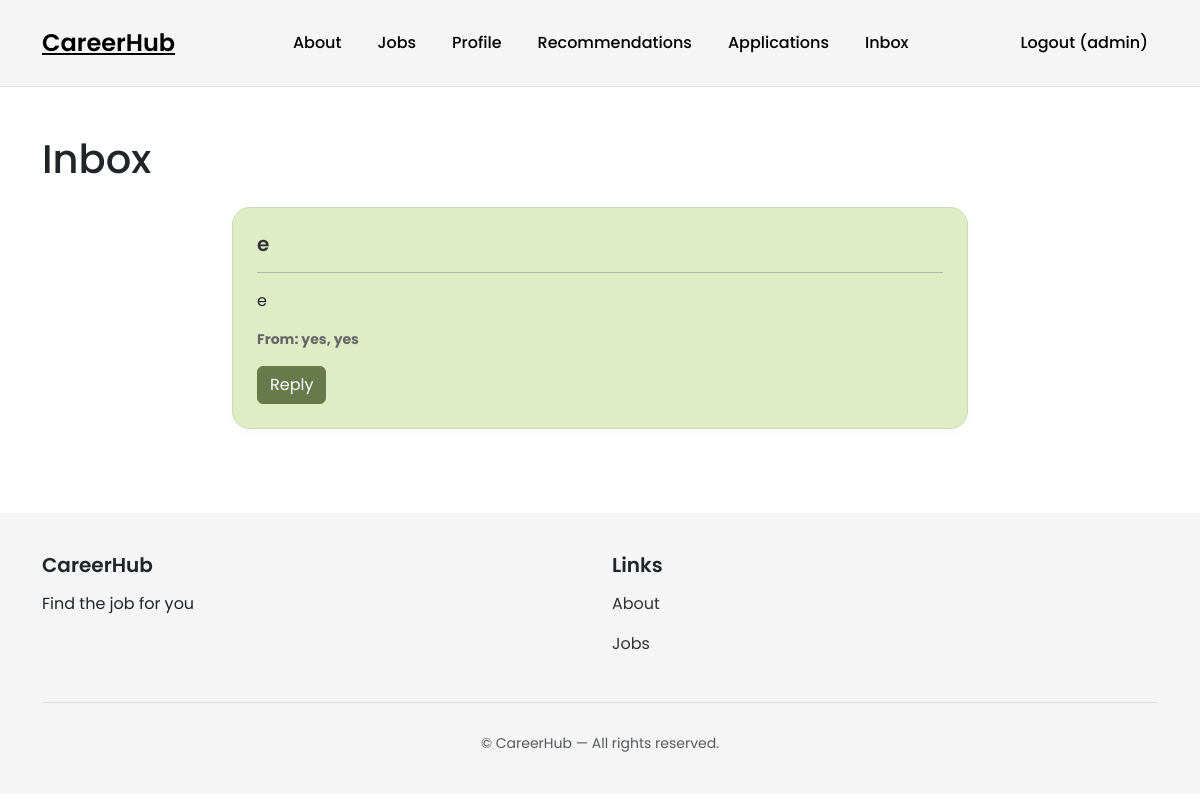
The app's page /inbox/ (signed in), older data.
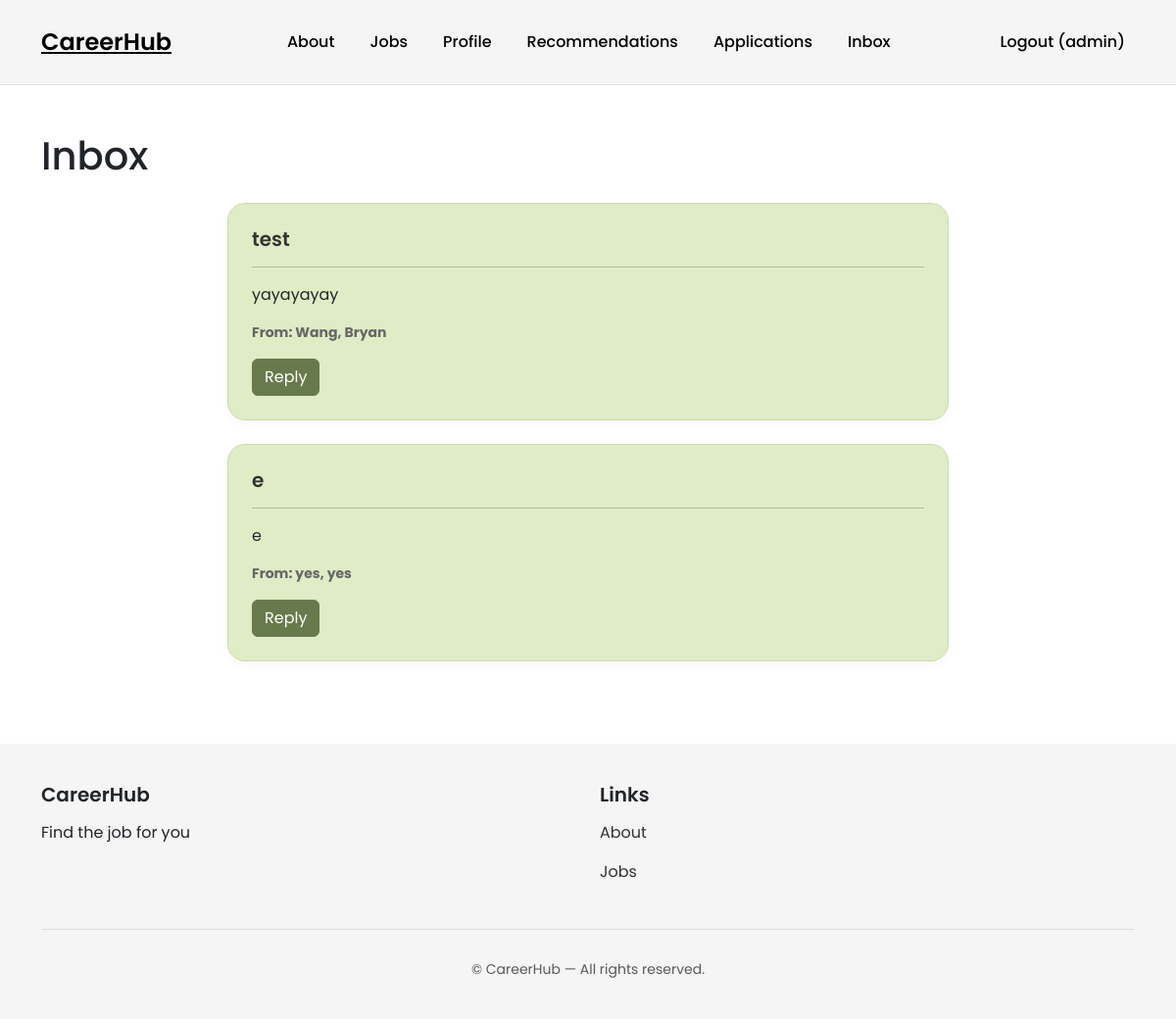
The same page, newer data.
### inbox/models.py (models this page shows)
class Message(models.Model):
    id = models.AutoField(primary_key=True)
    subject = models.CharField(max_length=50)
    body = models.TextField()
    sender = models.ForeignKey(User, related_name="+", on_delete=models.CASCADE)
    receiver = models.ForeignKey(User, related_name="receiver+", on_delete=models.CASCADE)
    created_at = models.DateTimeField(auto_now_add=True)

### accounts/models.py (models this page shows)
class User(AbstractUser):
    firstname = models.CharField(max_length=150, blank=True)
    lastname = models.CharField(max_length=150, blank=True)
    username = models.CharField(max_length=150, unique=True)
    password = models.CharField(max_length=128)
    ROLE_CHOICES = [
        ('seeker', 'Job Seeker'),
        ('recruiter', 'Recruiter'),
    ]
    role = models.CharField(max_length=10, choices=ROLE_CHOICES, default='seeker')

### inbox/views.py (the view)
# urls.py: path('', views.index, name='home.index'),
@login_required
def index(request):
    inbox = Message.objects.all().filter(receiver=request.user).order_by('-created_at')
    return render(request, 'inbox/index.html', {'inbox': inbox})

### inbox/templates/inbox/index.html (shortened to what this page needs)
{% extends 'base.html' %}
{% block content %}
<div class="container mt-5">
    <h1>Inbox</h1>
    <div class="row justify-content-center mt-4">
        <div class="col-lg-8 col-md-10">
            {% for message in inbox %}
            <div class="card inbox-message-card p-4 mb-4">
                <div class="card-body p-0">
                    <h5 class="inbox-subject">{{ message.subject }}</h5>
                    <hr />
                    <p>{{ message.body }}</p>
                    <div class="inbox-sender">
                        <b>From: {{ message.sender.last_name }}, {{ message.sender.first_name }}</b>
                    </div>
                    <a href="{% url 'inbox.compose' message.sender.id %}" class="btn btn-success mt-3">
                        Reply
                    </a>
                </div>
            </div>
            {% empty %}
            <div class="alert alert-info text-center">
                <p>No messages in your inbox.</p>
            </div>
            {% endfor %}
        </div>
    </div>
</div>
{% endblock %}

Row changes from the older to the newer data that the page shows:
added Message: subject "test", body "yayayayay", sender.last_name "Wang", sender.first_name "Bryan"
